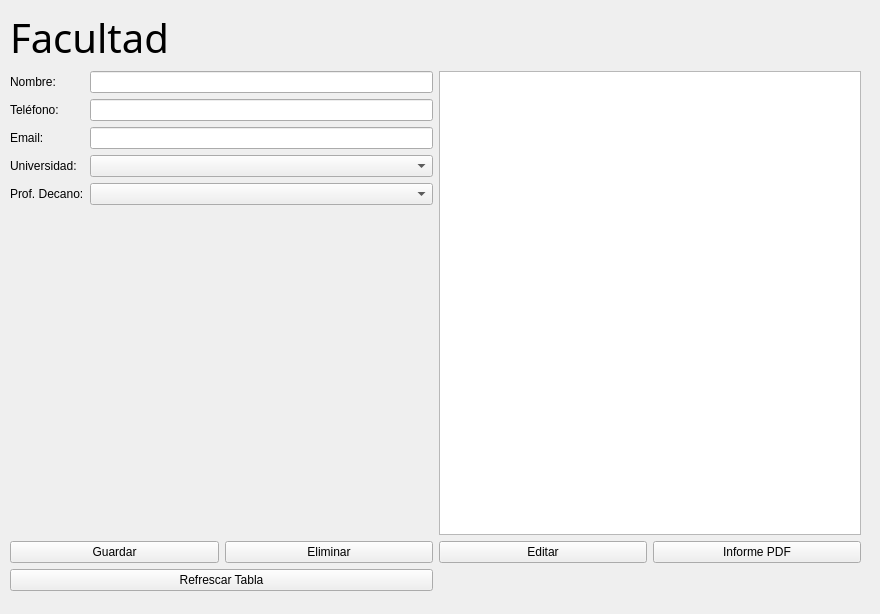
<?xml version="1.0" encoding="UTF-8"?>
<ui version="4.0">
 <class>FacultadPage</class>
 <widget class="QWidget" name="FacultadPage">
  <property name="geometry">
   <rect>
    <x>0</x>
    <y>0</y>
    <width>880</width>
    <height>614</height>
   </rect>
  </property>
  <property name="windowTitle">
   <string>Form</string>
  </property>
  <widget class="QWidget" name="verticalLayoutWidget">
   <property name="geometry">
    <rect>
     <x>10</x>
     <y>10</y>
     <width>851</width>
     <height>581</height>
    </rect>
   </property>
   <layout class="QVBoxLayout" name="verticalLayout">
    <item>
     <widget class="QLabel" name="lblFacultad">
      <property name="sizePolicy">
       <sizepolicy hsizetype="Fixed" vsizetype="Fixed">
        <horstretch>0</horstretch>
        <verstretch>0</verstretch>
       </sizepolicy>
      </property>
      <property name="font">
       <font>
        <family>Microsoft YaHei</family>
        <pointsize>30</pointsize>
       </font>
      </property>
      <property name="text">
       <string>Facultad</string>
      </property>
      <property name="textFormat">
       <enum>Qt::TextFormat::MarkdownText</enum>
      </property>
      <property name="alignment">
       <set>Qt::AlignmentFlag::AlignLeading|Qt::AlignmentFlag::AlignLeft|Qt::AlignmentFlag::AlignTop</set>
      </property>
     </widget>
    </item>
    <item>
     <layout class="QGridLayout" name="gridLayout">
      <item row="0" column="0">
       <layout class="QFormLayout" name="formLayout">
        <item row="0" column="0">
         <widget class="QLabel" name="lblNombre">
          <property name="text">
           <string>Nombre:</string>
          </property>
         </widget>
        </item>
        <item row="0" column="1">
         <widget class="QLineEdit" name="leNombre"/>
        </item>
        <item row="1" column="0">
         <widget class="QLabel" name="lblTelefono">
          <property name="text">
           <string>Teléfono:</string>
          </property>
         </widget>
        </item>
        <item row="1" column="1">
         <widget class="QLineEdit" name="leTelefono"/>
        </item>
        <item row="2" column="0">
         <widget class="QLabel" name="lblEmail">
          <property name="text">
           <string>Email:</string>
          </property>
         </widget>
        </item>
        <item row="2" column="1">
         <widget class="QLineEdit" name="leEmail"/>
        </item>
        <item row="3" column="0">
         <widget class="QLabel" name="lblUniversidad">
          <property name="text">
           <string>Universidad:</string>
          </property>
         </widget>
        </item>
        <item row="3" column="1">
         <widget class="QComboBox" name="cbUniversidad"/>
        </item>
        <item row="4" column="0">
         <widget class="QLabel" name="lblProfesor">
          <property name="text">
           <string>Prof. Decano:</string>
          </property>
         </widget>
        </item>
        <item row="4" column="1">
         <widget class="QComboBox" name="cbProfesor"/>
        </item>
       </layout>
      </item>
      <item row="0" column="1">
       <widget class="QTableWidget" name="tableFacultades"/>
      </item>
      <item row="1" column="0">
       <layout class="QHBoxLayout" name="buttonRow1">
        <item>
         <widget class="QPushButton" name="btnGuardar">
          <property name="text">
           <string>Guardar</string>
          </property>
         </widget>
        </item>
        <item>
         <widget class="QPushButton" name="btnEliminar">
          <property name="text">
           <string>Eliminar</string>
          </property>
         </widget>
        </item>
       </layout>
      </item>
      <item row="1" column="1">
       <layout class="QHBoxLayout" name="buttonRow2">
        <item>
         <widget class="QPushButton" name="btnEditar">
          <property name="text">
           <string>Editar</string>
          </property>
         </widget>
        </item>
        <item>
         <widget class="QPushButton" name="btnInforme">
          <property name="text">
           <string>Informe PDF</string>
          </property>
         </widget>
        </item>
       </layout>
      </item>
      <item row="2" column="0">
       <widget class="QPushButton" name="btnRefrescar">
        <property name="text">
         <string>Refrescar Tabla</string>
        </property>
       </widget>
      </item>
      <item row="2" column="1">
       <spacer name="horizontalSpacer">
        <property name="orientation">
         <enum>Qt::Orientation::Horizontal</enum>
        </property>
        <property name="sizeHint" stdset="0">
         <size>
          <width>40</width>
          <height>20</height>
         </size>
        </property>
       </spacer>
      </item>
     </layout>
    </item>
   </layout>
  </widget>
 </widget>
 <resources/>
 <connections/>
</ui>
